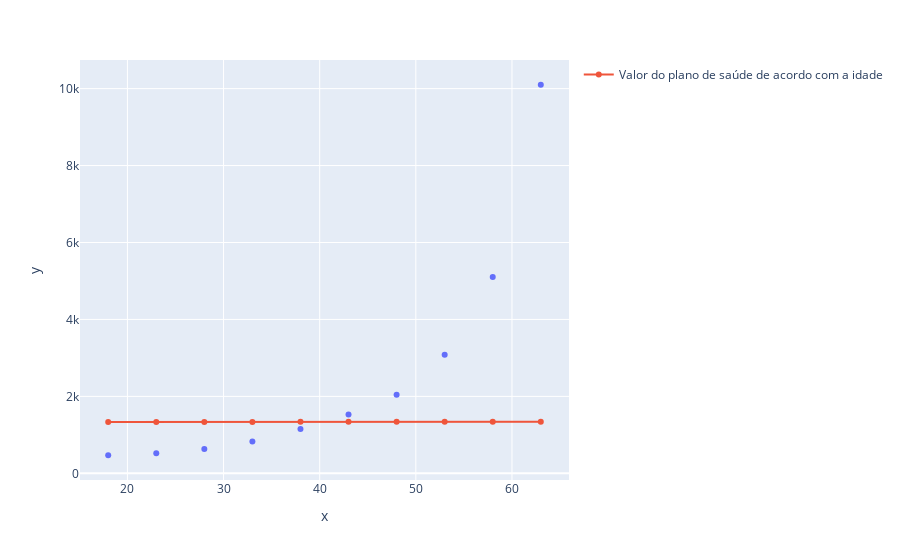

The code cell stored with this chart in its notebook:
### Code cell
grafico = px.scatter(x=x_plano_saude2.ravel(), y=y_plano_saude2)
grafico.add_scatter(x=x_plano_saude2.ravel(), y=regressor_svr_saude_rbf.predict(x_plano_saude2), name='Valor do plano de saúde de acordo com a idade')
grafico.show()

### Figure 1 — Plotly figure (JSON) as saved in the notebook; plotly's stock layout.template omitted (floating-point values rounded to 4 significant figures)
{"data": [{"hovertemplate": "x=%{x}<br>y=%{y}<extra></extra>", "legendgroup": "", "marker": {"color": "#636efa", "symbol": "circle"}, "mode": "markers", "name": "", "orientation": "v", "showlegend": false, "type": "scatter", "x": [18, 23, 28, 33, 38, 43, 48, 53, 58, 63], "xaxis": "x", "y": [470, 520, 630, 830, 1150, 1530, 2040, 3080, 5100, 10100], "yaxis": "y"}, {"name": "Valor do plano de saúde de acordo com a idade", "type": "scatter", "x": [18, 23, 28, 33, 38, 43, 48, 53, 58, 63], "y": [1337.0, 1336.0, 1337.0, 1337.0, 1339.0, 1341.0, 1343.0, 1343.0, 1344.0, 1343.0]}], "layout": {"legend": {"tracegroupgap": 0}, "margin": {"t": 60}, "xaxis": {"anchor": "y", "domain": [0, 1], "title": {"text": "x"}}, "yaxis": {"anchor": "x", "domain": [0, 1], "title": {"text": "y"}}}}
